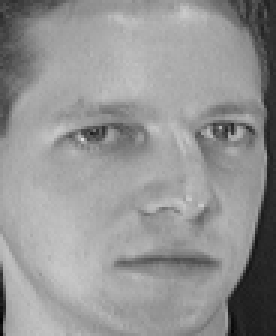
%> input picture EigenFace/ORL/orl002.bmp, 92 x 112 px (shown 3 times larger); its folder holds 4 pictures in this run
$ octave runExcise2.m   (GNU Octave 9; MATLAB toolbox functions it lacks are replaced by stand-ins)
%> lines starting %> are read from the running program, lines starting %| are printed output that depends on the picture
### EigenFace/edist.m
%计算欧式距离 接收x，y两个维度一样的矩阵，计算x中的向量和y中的向量的距离
function dist=edist(x,y)
    dist = zeros(size(x,1),size(y,1));
    for i = 1:size(x,1)
        tem = bsxfun(@minus,y,x(i,:));
        tem = tem.^2;
        tem = sum(tem,2);
        dist(i,:) = sqrt(tem');
    end
end

### EigenFace/MDNN.m
%MDNN 把样本分配到最近的训练集的点的类别
function [result error] = MDNN(train,trainClass,test,testClass)
    distMat = edist(test,train);
    [minvalue,minIdx] = min(distMat,[],2);
    result = zeros(size(minIdx));
    correct = 0;
    for i=1:size(minIdx)
        result(i) = trainClass(minIdx(i));
        correct = correct+ (result(i)==testClass(i));
    end
    error = 1 - correct / size(test,1);
end

### EigenFace/PCAFisherRecognize.m
%人脸模式分类，作业2-3 识别 k表示目标特征脸数量 ,返回错误率
%result 表示每个test被自动分到的类别
function [result, error] = PCAFisherRecognize(train,trainClass,test,testClass)
N = length(trainClass);
C = length((unique(trainClass)));
k = N - C;
%找到特征脸
[lowTrain,eigfaces,recoverTrain,error] = PCAMethod(train,k);

%应用Fisher鉴别准则，得到C-1个鉴别方向
[fisherTrain ,weight_lda] = FisherMethod(lowTrain,trainClass,C-1);

%分类评估
pcaTest =  test * eigfaces   ;

%evaluate nn on pca
distMat = edist(pcaTest,lowTrain);
[~ ,result] = min(distMat,[],2);
correct = 0;
for i=1:length(testClass)
%     fprintf('%d\t%d\t%d',testClass(i),i,trainClass(result(i)));
    if(testClass(i)==trainClass(result(i)))
        correct = correct+1;
    else
%             fprintf('error');
    end
%     fprintf('\n');
end
fprintf('pca 分类错误率 %f\n',(N-correct)/N);

fisherTest = pcaTest * weight_lda;
%MD
distMat = edist(fisherTest,fisherTrain);
[~ ,result] = min(distMat,[],2);
correct = 0;
for i=1:length(testClass)
    if(testClass(i)==trainClass(result(i)))
        result(i) = trainClass(result(i));
        correct = correct+1;
    end
end
error = (N-correct)/N;
end

### EigenFace/FisherMethod.m
%Fisher判别法,train训练矩阵,trainClass训练类目标记
%dim目标维度
%weight_lda 投影转换矩阵 , lowTrain train投影到fisher空间的矩阵
function [lowTrain,weight_lda] = FisherMethod(train,trainClass,dim)
k = dim;

% 均值
meanvalue = mean(train, 1);
[sampleSize, dimsize]= size(train);
class = unique(trainClass);%类别
class_num = length(class);%类目数
numInClass = zeros(class_num,1);
% 每个类的均值
classMean = zeros(class_num,dimsize);
for idx=1:class_num
    temClass = class(idx);
    sampleInClass = train(trainClass==temClass,:);
    classMean(idx,:) = mean(sampleInClass,1);
    numInClass(idx,1) = size(sampleInClass,1);
end


% 求的类内离散度矩阵
sw = zeros(dimsize, dimsize);
for idx=1:class_num
    temClass = class(idx);
    temSample = train(trainClass==temClass,:);%该类的训练集
    temMean = classMean(idx,:);%该类的平均脸
    temSample = bsxfun(@minus,temSample,temMean);%训练集都减掉平均脸
    sw = sw + temSample' * temSample;
end

% 求的类间离散度矩阵
sb = zeros(dimsize, dimsize);
for idx=1:class_num
    Ni = numInClass(idx);%该类的各数
    temMean = classMean(idx,:) - meanvalue;
    sb = sb + Ni * (temMean'*temMean);
end

%特征值分解 求解 sb*w = eigValue * Sw * w
[evec, eval] = eig(sb', sw');
eval = diag(eval);
% 根据特征值大小对特征向量排序
[~, index] = sort(eval, 'descend');
sortevec = evec(index,:);

% 计算fisherfaces转换向量
weight_lda = sortevec(:,1:k);
lowTrain = train * weight_lda;
end

### EigenFace/PCAMethod.m
%使用pca 对人脸降维,train原始训练矩阵
%dim目标维度
%lowTrain低纬矩阵，eigfaces特征脸,recoverTrain恢复矩阵，error平均误差
function [lowTrain,eigfaces,recoverTrain,error] = PCAMethod(train,dim)
    k=dim;
    [u,r,v] = svds(train,k);
    lowTrain = train*v;
    eigfaces = v;
    recoverTrain = u*r*v';
    error = sum(((train - recoverTrain).^2),2);
    error = sqrt(error);
    error = mean(error,1);%平均误差
end

### EigenFace/runExcise2.m
%runExcise2，运行作业2的全部
%读取文件
% load('imgs.mat');
addpath('ORL');
parent='ORL\';
di=dir([parent '*.bmp']);
imgR = 112;%预先设定的每张图片的大小
imgC = 92;
dim = imgR*imgC;
nfeatures=0;
original = zeros(length(di),imgR*imgC);%原始参数
train = zeros(length(di)/2,imgR*imgC);%训练数据
test = zeros(length(di)/2,imgR*imgC);%测试数据
trainClass = zeros(length(di)/2,1);%监督信息
testClass = zeros(length(di)/2,1);
count = 0;
class = 1;
for i=1:length(di)
    count = count+1;
    image = imread([parent di(i).name]);
%> image is the input picture: size 112x92 uint8; min 2, max 223, mean 148
    original(i,:) = reshape(image',1,dim);%一行一个图片
    if count<=5
        idx =5*floor((i-1)/10)+count;
        train(idx,:) = original(i,:);
        trainClass(idx)=class;
    else
        idx =5*floor((i-1)/10)+count-5;
        test(idx,:) = original(i,:);
        testClass(idx)=class;
    end
    if(count==10)
        count=0;
        class = class+1;
    end
end

%作业2-1 最小距离分类
fprintf('作业2-1 进行最小距离分类器分类\n');
%| 作业2-1 进行最小距离分类器分类
[result error] = MDNN(train,trainClass,test,testClass);
for i=1:length(testClass)
    realClass = testClass(i);
    myClass = result(i);
    fprintf('%d\t%d\t%d',realClass,i,myClass);
    if(realClass ~= myClass)
            fprintf('error');
    end
    fprintf('\n');
end
fprintf('最小距离分类器出错率%f\n',error);

% % 作业2-2 PCA降维
fprintf('作业2-2 pca降维\n');
eigValues = [50,60,70,80,90,100,110,120,130,140,150,160,170,180,190,200,250,300,400];%目标维度
pcaError = zeros(1,size(eigValues,1));
% 进行10次测试使用不同维度看错误率
parfor i=1:size(eigValues,2)
 [lowTrain,eigfaces,recoverTrain,error] = PCAMethod(original,eigValues(i));
 %打印第一张图片的降维版本
 img = recoverTrain(1,:);
 img = reshape(img,imgC,imgR);
 img = img';
%  figure(i);
%  imshow(mat2gray(img));
 imwrite(mat2gray(img),['PCA/1' '-' num2str(eigValues(i)) '.bmp']);
 pcaError(1,i) = error;
end
%> this loop made 19 passes
%> pass 1, `img = reshape(img,imgC,imgR);`:
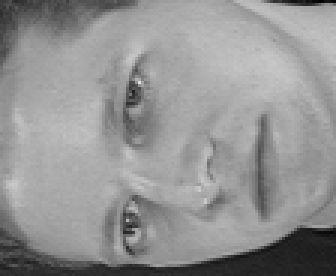
%> img: size 92x112 double (shown 3 times larger); min 2, max 223, mean 148; mean of the top-left, top-right, bottom-left and bottom-right quarters 147.7, 171.3, 144, 129
plot(eigValues,pcaError,'-.s');
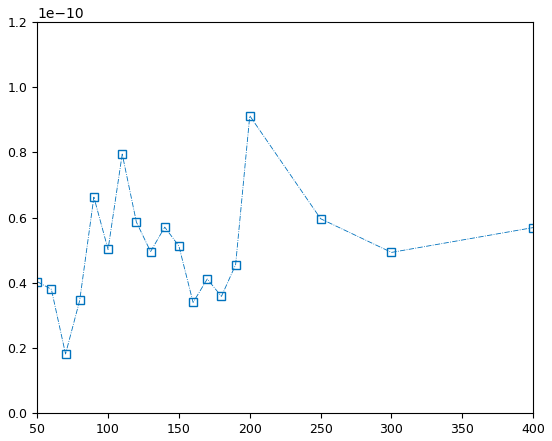
%> figure redrawn from the program's plot data; curve peaks at x = 200, y = 9.12e-11
%
%作业2-3 eigenface+Fisherface
fprintf('作业2-3 eigenface+Fisherface\n');
[result, error] = PCAFisherRecognize(train,trainClass,test,testClass);
for i=1:length(testClass)
    realClass = testClass(i);
    myClass = result(i);
    fprintf('%d\t%d\t%d',realClass,i,myClass);
    if(realClass ~= myClass)
            fprintf('error');
    end
    fprintf('\n');
end
fprintf('eigenface+Fisherface分类 错误率%f\n',error);
